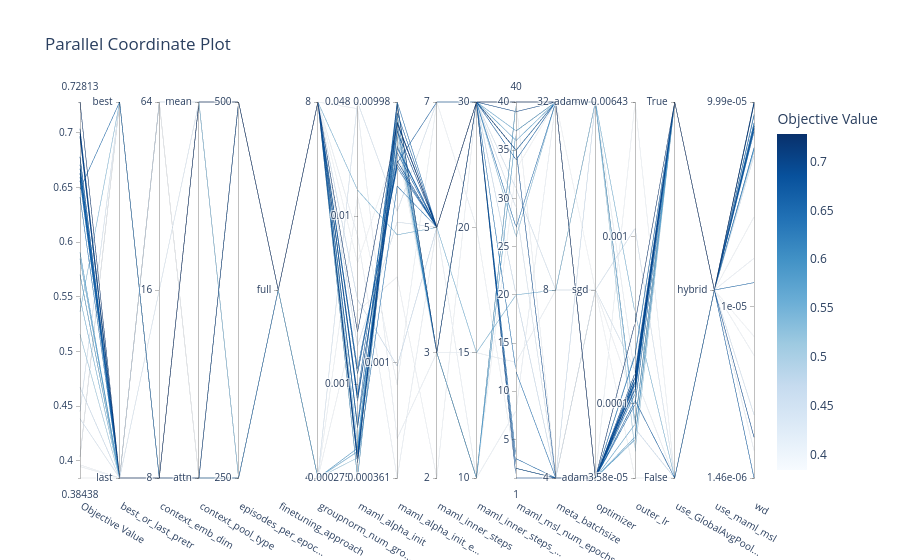

Notebook code for this chart:
### Code cell
# 3. Parallel Coordinate Plot (Visualizes high-dimensional relationships)
fig_parallel = plot_parallel_coordinate(study)
fig_parallel.show()

### Figure 1 — Plotly figure (JSON) as saved in the notebook; plotly's stock layout.template omitted (floating-point values rounded to 4 significant figures)
{"data": [{"dimensions": [{"label": "Objective Value", "range": [0.3844, 0.7281], "values": [0.4453, 0.4036, 0.5365, 0.549, 0.6484, 0.5906, 0.5849, 0.5156, 0.3948, 0.7036, 0.6625, 0.5703, 0.5703, 0.4036, 0.6995, 0.6411, 0.6958, 0.6776, 0.6563, 0.7281, 0.6969, 0.6781, 0.6594, 0.6672, 0.663, 0.6708, 0.4385, 0.3844, 0.4672, 0.3964]}, {"label": "best_or_last_pretr", "range": [0, 1], "ticktext": ["last", "best"], "tickvals": [0, 1], "values": [1, 1, 1, 0, 1, 0, 0, 0, 0, 0, 0, 0, 0, 1, 0, 0, 0, 0, 0, 0, 0, 0, 0, 0, 0, 0, 0, 0, 0, 0]}, {"label": "context_emb_dim", "range": [0, 2], "ticktext": ["8", "16", "64"], "tickvals": [0, 1, 2], "values": [0, 0, 0, 0, 0, 0, 0, 0, 0, 0, 0, 0, 0, 0, 0, 0, 0, 0, 0, 0, 0, 0, 0, 0, 0, 0, 1, 2, 2, 2]}, {"label": "context_pool_type", "range": [0, 1], "ticktext": ["attn", "mean"], "tickvals": [0, 1], "values": [0, 0, 0, 1, 0, 0, 0, 0, 0, 0, 0, 0, 0, 1, 1, 1, 1, 1, 1, 1, 1, 1, 1, 1, 1, 1, 1, 0, 1, 0]}, {"label": "episodes_per_epoc...", "range": [0, 1], "ticktext": ["250", "500"], "tickvals": [0, 1], "values": [0, 0, 0, 0, 0, 1, 1, 1, 1, 1, 1, 1, 1, 1, 1, 1, 1, 1, 1, 1, 1, 1, 1, 1, 1, 1, 1, 0, 0, 1]}, {"label": "finetuning_approach", "range": [0, 0], "ticktext": ["full"], "tickvals": [0], "values": [0, 0, 0, 0, 0, 0, 0, 0, 0, 0, 0, 0, 0, 0, 0, 0, 0, 0, 0, 0, 0, 0, 0, 0, 0, 0, 0, 0, 0, 0]}, {"label": "groupnorm_num_gro...", "range": [0, 1], "ticktext": ["4", "8"], "tickvals": [0, 1], "values": [0, 1, 1, 1, 1, 0, 0, 0, 0, 1, 1, 1, 1, 1, 1, 1, 1, 1, 1, 1, 1, 1, 1, 1, 1, 1, 1, 1, 1, 0]}, {"label": "maml_alpha_init", "range": [-3.56, -1.319], "ticktext": ["0.000275", "0.001", "0.01", "0.048"], "tickvals": [-3.56, -3, -2, -1.319], "values": [-1.319, -1.359, -3.355, -1.844, -3.244, -3.383, -3.403, -3.44, -1.883, -3.47, -3.065, -3.56, -3.558, -2.115, -3.444, -3.466, -3.084, -2.937, -2.909, -2.688, -3.441, -3.417, -3.261, -3.257, -3.102, -2.938, -2.773, -2.276, -2.496, -2.565]}, {"label": "maml_alpha_init_e...", "range": [-3.443, -2.001], "ticktext": ["0.000361", "0.001", "0.00998"], "tickvals": [-3.443, -3, -2.001], "values": [-2.42, -3.291, -2.011, -2.51, -2.001, -2.006, -2.104, -2.135, -3.085, -2.011, -2.083, -2.048, -2.052, -3.443, -2.114, -2.323, -2.227, -2.241, -2.252, -2.082, -2.077, -2.043, -2.171, -2.195, -2.178, -2.235, -2.461, -2.166, -3.014, -2.672]}, {"label": "maml_inner_steps", "range": [0, 3], "ticktext": ["2", "3", "5", "7"], "tickvals": [0, 1, 2, 3], "values": [3, 1, 1, 2, 2, 1, 1, 1, 3, 1, 1, 1, 1, 2, 2, 2, 2, 2, 2, 2, 2, 2, 2, 2, 2, 3, 2, 1, 2, 0]}, {"label": "maml_inner_steps_...", "range": [0, 3], "ticktext": ["10", "15", "20", "30"], "tickvals": [0, 1, 2, 3], "values": [3, 1, 3, 1, 3, 0, 0, 0, 2, 3, 3, 3, 3, 0, 3, 3, 3, 3, 3, 3, 3, 3, 3, 3, 3, 3, 3, 0, 3, 3]}, {"label": "maml_msl_num_epochs", "range": [1, 40], "values": [31, 13, 26, 20, 27, 37, 40, 40, 2, 39, 40, 36, 37, 8, 1, 12, 35, 2, 3, 40, 40, 40, 35, 34, 35, 2, 29, 33, 20, 40]}, {"label": "meta_batchsize", "range": [0, 2], "ticktext": ["4", "8", "32"], "tickvals": [0, 1, 2], "values": [1, 1, 2, 1, 2, 2, 2, 2, 0, 2, 2, 2, 2, 2, 0, 0, 0, 0, 0, 2, 2, 2, 2, 2, 2, 0, 0, 2, 0, 0]}, {"label": "optimizer", "range": [0, 2], "ticktext": ["adam", "sgd", "adamw"], "tickvals": [0, 1, 2], "values": [1, 2, 0, 2, 0, 0, 2, 2, 0, 0, 0, 0, 0, 2, 0, 0, 0, 0, 0, 0, 0, 0, 0, 0, 0, 0, 1, 1, 2, 1]}, {"label": "outer_lr", "range": [-4.447, -2.192], "ticktext": ["3.58e-05", "0.0001", "0.001", "0.00643"], "tickvals": [-4.447, -4, -3, -2.192], "values": [-2.949, -4.118, -3.704, -3.458, -3.711, -4.216, -4.12, -4.286, -2.192, -3.907, -3.863, -4.2, -4.123, -3.835, -3.886, -3.94, -3.817, -3.847, -4.004, -3.514, -3.84, -3.875, -3.918, -3.867, -3.868, -3.982, -3.799, -4.447, -4.15, -3.994]}, {"label": "use_GlobalAvgPool...", "range": [0, 1], "ticktext": ["False", "True"], "tickvals": [0, 1], "values": [0, 1, 1, 0, 1, 1, 1, 1, 0, 1, 1, 1, 1, 0, 1, 1, 1, 1, 1, 1, 1, 1, 1, 1, 1, 0, 1, 0, 0, 1]}, {"label": "use_maml_msl", "range": [0, 0], "ticktext": ["hybrid"], "tickvals": [0], "values": [0, 0, 0, 0, 0, 0, 0, 0, 0, 0, 0, 0, 0, 0, 0, 0, 0, 0, 0, 0, 0, 0, 0, 0, 0, 0, 0, 0, 0, 0]}, {"label": "wd", "range": [-5.835, -4.0], "ticktext": ["1.46e-06", "1e-05", "9.99e-05"], "tickvals": [-5.835, -5, -4.0], "values": [-5.526, -5.7, -4.231, -4.234, -4.224, -4.116, -4.006, -4.059, -5.236, -4.12, -4.0, -4.129, -4.109, -4.763, -4.121, -4.102, -5.636, -4.067, -4.882, -4.005, -4.012, -4.119, -4.132, -4.146, -4.127, -5.835, -4.263, -5.144, -4.241, -4.561]}], "labelangle": 30, "labelside": "bottom", "line": {"color": [0.4453, 0.4036, 0.5365, 0.549, 0.6484, 0.5906, 0.5849, 0.5156, 0.3948, 0.7036, 0.6625, 0.5703, 0.5703, 0.4036, 0.6995, 0.6411, 0.6958, 0.6776, 0.6563, 0.7281, 0.6969, 0.6781, 0.6594, 0.6672, 0.663, 0.6708, 0.4385, 0.3844, 0.4672, 0.3964], "colorbar": {"title": {"text": "Objective Value"}}, "colorscale": [[0, "rgb(247,251,255)"], [0.125, "rgb(222,235,247)"], [0.25, "rgb(198,219,239)"], [0.375, "rgb(158,202,225)"], [0.5, "rgb(107,174,214)"], [0.625, "rgb(66,146,198)"], [0.75, "rgb(33,113,181)"], [0.875, "rgb(8,81,156)"], [1, "rgb(8,48,107)"]], "reversescale": false, "showscale": true}, "type": "parcoords"}], "layout": {"title": {"text": "Parallel Coordinate Plot"}}}
